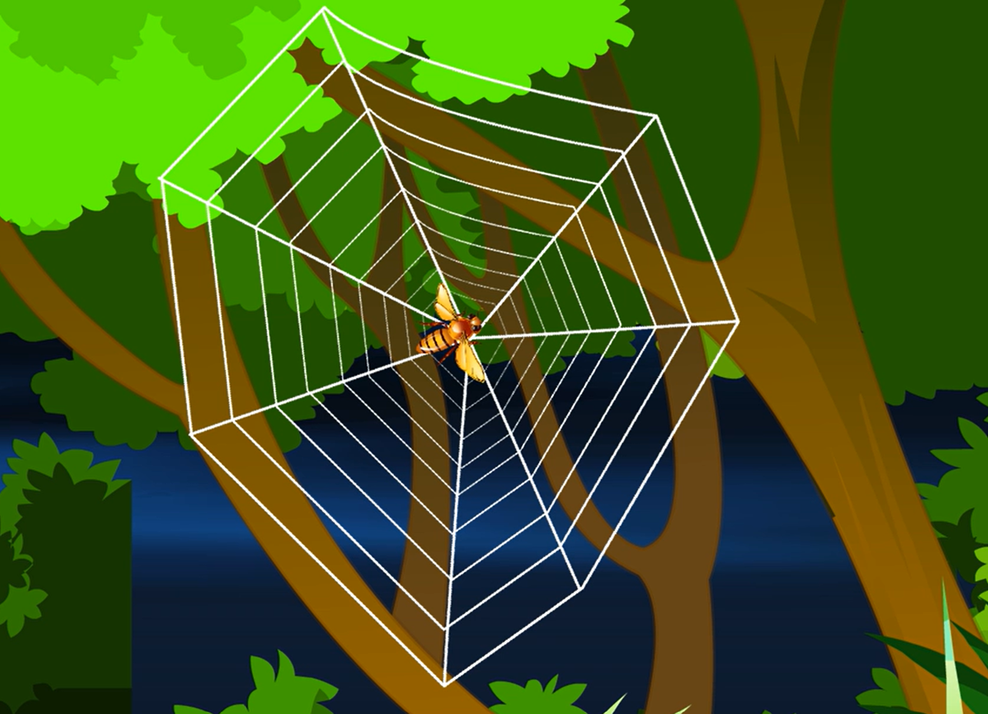
//> input picture realWeb.png, 988 x 714 px, shrunk from 1681 x 1216 before the run
$ ./main   (built with g++ and OpenCV 4)
//> lines starting //> are read from the running program, lines starting //| are printed output that depends on the picture; after the words box and inside, x2 and y2 are one past the last pixel; in counts of white or black regions, pixels touching at a corner belong together
#include <opencv2/opencv.hpp>
#include <bits/stdc++.h>

using namespace cv;
using namespace std;

int main()
{
    Mat web = imread("./realWeb.png", IMREAD_GRAYSCALE); // single channel image, black and white
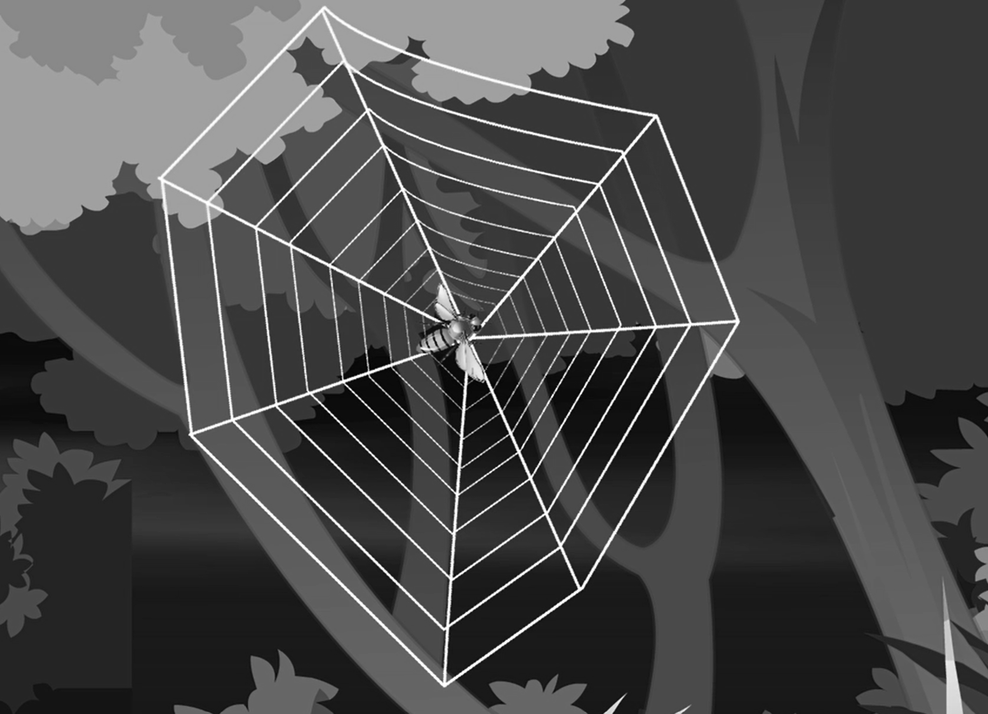
//> web: 714 rows x 988 cols, CV_8UC1; min 0, max 255, mean 73.4
    imwrite("./single.png", web);
    if (web.empty())
    {
        cout << "ERROR: Fail to read the image\n";
        return -1;
    }

    Mat thresholdDst;
    // transform the image into real black and real white
    threshold(web, thresholdDst, 188, 255, THRESH_BINARY);
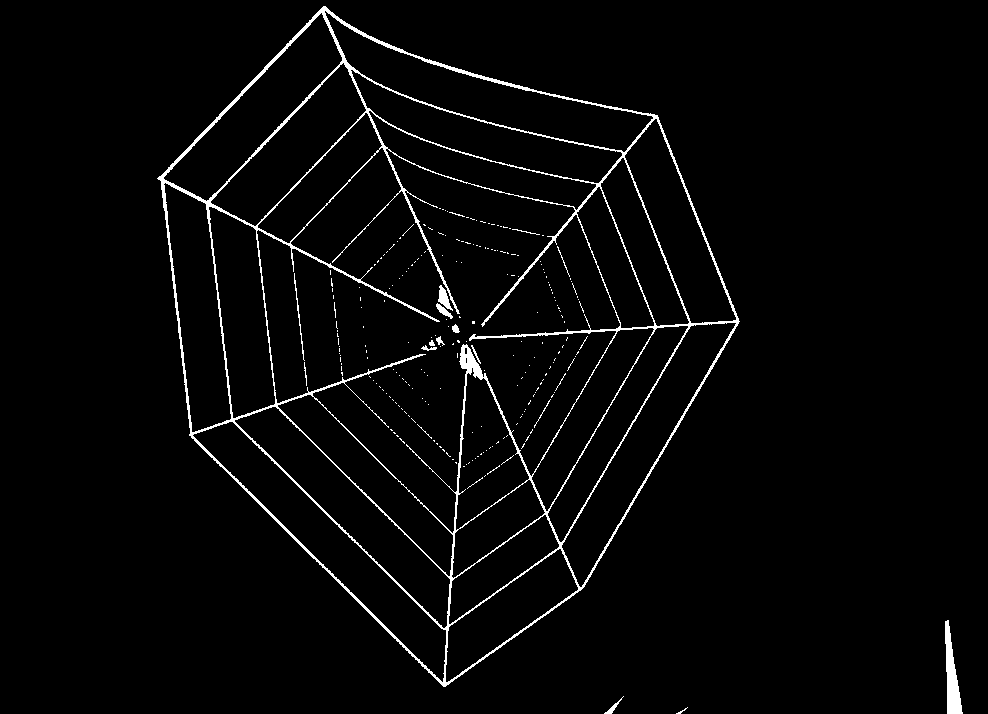
//> thresholdDst: 714 rows x 988 cols, CV_8UC1; 2.8% white in thin lines or dots, all inside (x1, y1, x2, y2) = (157, 6, 963, 714)
    imwrite("./threshold.png", thresholdDst);

    // do the blur to make it smooth
    Mat blurImage;
    GaussianBlur(thresholdDst, blurImage, Size(5, 5), 0, 0);
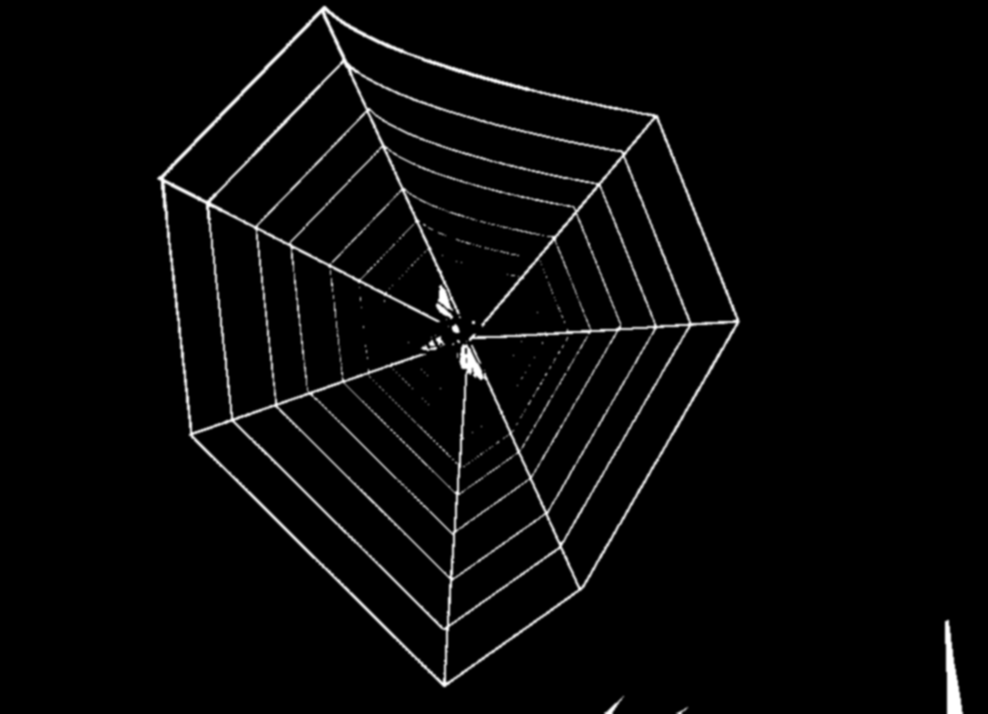
//> blurImage: 714 rows x 988 cols, CV_8UC1; min 0, max 255, mean 7.3
    imwrite("./blur.png", blurImage);

    // find the outlines
    Mat contour = Mat::zeros(blurImage.size(), CV_8UC3);
    Scalar blue = Scalar(255, 255, 100);
    vector<vector<Point>> outLines;
    findContours(blurImage, outLines, RETR_EXTERNAL, CHAIN_APPROX_SIMPLE); // RETR_EXTERNAL means the outside only
//> outLines = 4 contours; box (x1, y1, x2, y2) and area: (155, 4, 742, 689) 258862, (943, 618, 965, 714) 1186, (602, 694, 626, 714) 186, (674, 705, 690, 714) 74

    for (auto i = 0; i < outLines.size(); i++)
    {
        drawContours(contour, outLines, i, blue, 3);
    }
//> this loop made 4 passes
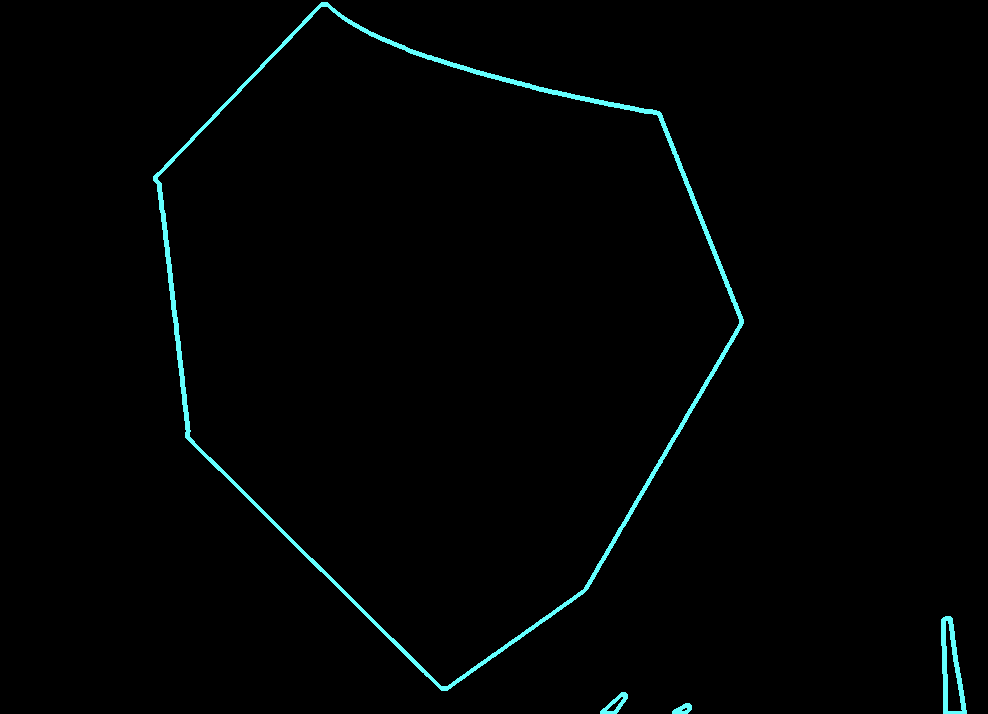
//> contour: 714 rows x 988 cols, CV_8UC3; mean B, G, R 3.5, 3.5, 1.4
    imwrite("./contour.png", contour);
    // test canny

    // find the largest outlines
    double Area = 0;
    vector<Point> webArea;
    for (const auto &area : outLines)
    {
        double present = contourArea(area);
        if (present > Area)
        {
            Area = present;
            webArea = area;
        }
    }
//> this loop made 4 passes
//> (present, Area) on passes 1 to 4: (74, 74), (186, 186), (1185.5, 1185.5), (258861.5, 258861.5)
//> after the loop, Area = 258861.5; webArea = contour of 825 points, box (x1, y1, x2, y2) (155, 4, 742, 689), area 258862
    // find the web
    Mat web1 = Mat::zeros(blurImage.size(), CV_8UC3);
    drawContours(web1, vector<vector<Point>>{webArea}, -1, blue, 5);
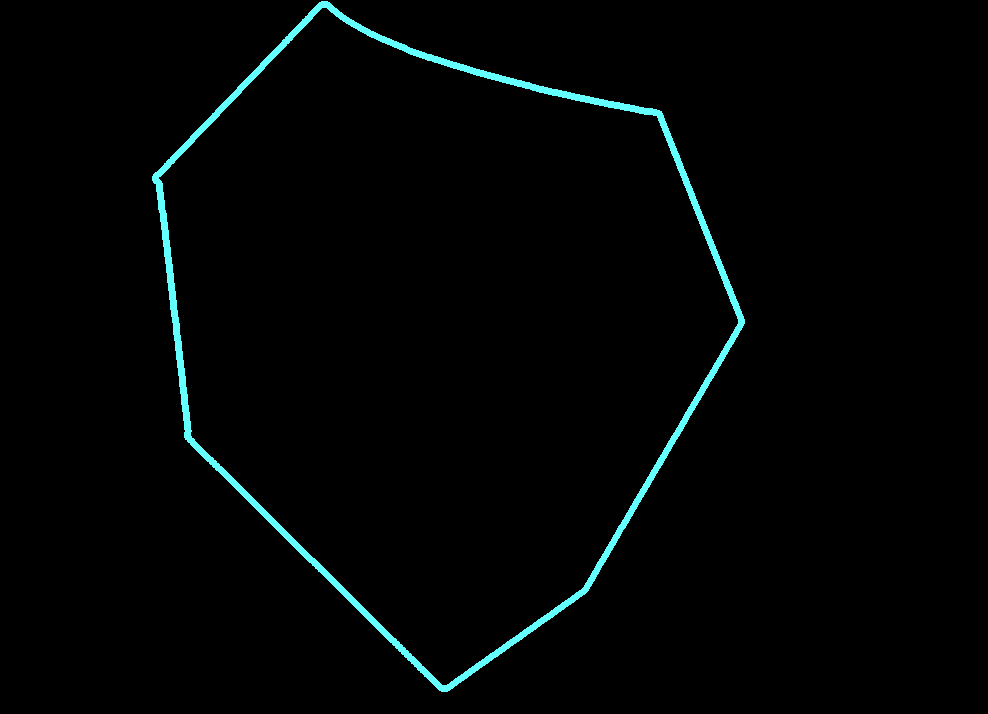
//> web1: 714 rows x 988 cols, CV_8UC3; mean B, G, R 4.6, 4.6, 1.8
    imwrite("./web1.png", web1);

    Rect rect = boundingRect(webArea);
//> rect = Rect(155, 4, 587, 685)
    double ratio = double(rect.width) / double(rect.height);
//> ratio = 0.857
    double peri = arcLength(webArea, true);
//> peri = 2033
    approxPolyDP(webArea, webArea, 0.02 * peri, true);
//> webArea = 7 Points (x, y): [321, 4], [155, 176], [187, 437], [447, 688], [586, 588], [741, 319], [659, 113]

    Mat web2 = Mat::zeros(blurImage.size(), CV_8UC3);
    drawContours(web2, vector<vector<Point>>{webArea}, -1, blue, 5);
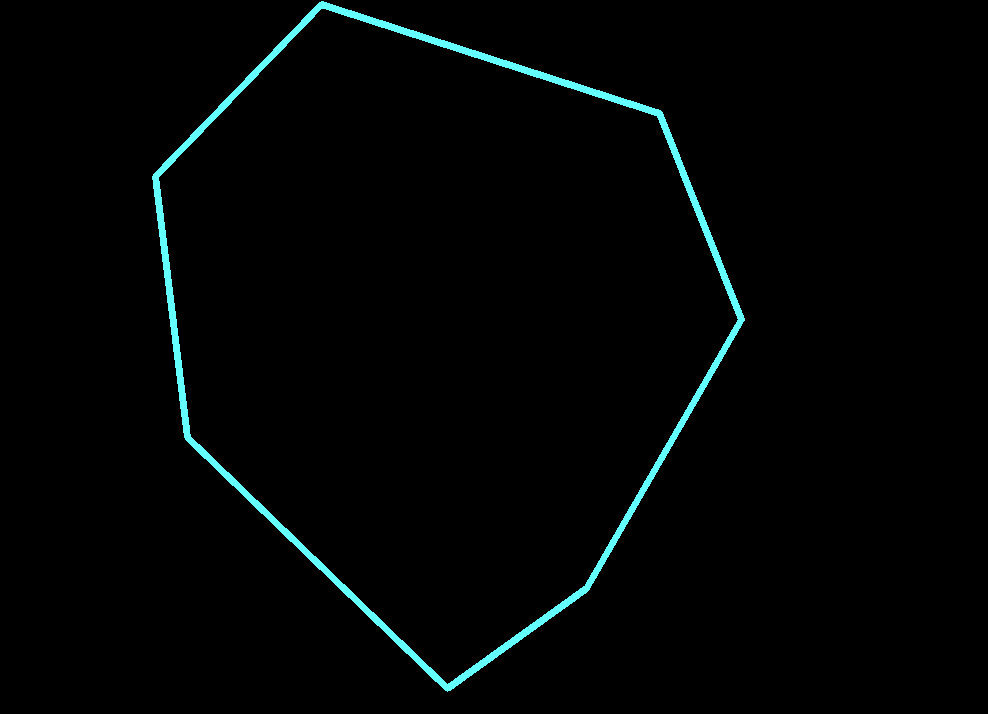
//> web2: 714 rows x 988 cols, CV_8UC3; mean B, G, R 4.7, 4.7, 1.8
    imwrite("./web2.png", web2);

    int objSize = webArea.size();
//> objSize = 7

    cout << "The outLines number are : " << objSize << "\n";
//| The outLines number are : 7

    return 0;
}
